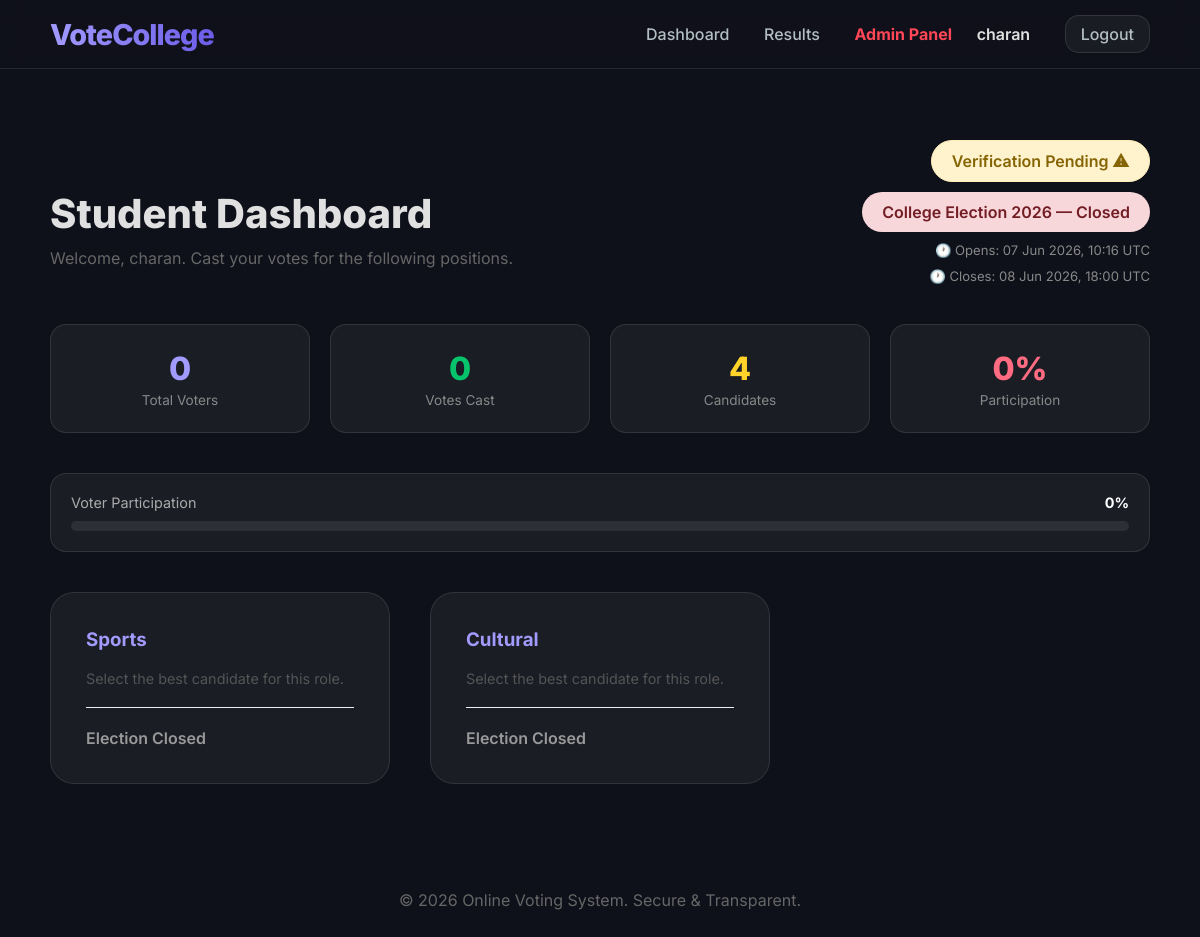
/dashboard/ (signed in), run on the app's committed database.
### election/models.py (models this page shows, shortened)
class Student(AbstractUser):
    student_id = models.CharField(max_length=20, unique=True)
    department = models.CharField(max_length=100)
    is_verified = models.BooleanField(default=False)

class ElectionStatus(models.Model):
    is_open = models.BooleanField(default=False)
    results_published = models.BooleanField(default=False)
    title = models.CharField(max_length=200, default="College Election 2026")
    start_time = models.DateTimeField(null=True, blank=True, help_text="Voting opens automatically at this time")
    end_time = models.DateTimeField(null=True, blank=True, help_text="Voting closes automatically at this time")
    class Meta:
        verbose_name_plural = "Election Status"
    def is_currently_open(self):
        if not self.is_open:
            return False
        now = timezone.now()
        if self.start_time and now < self.start_time:
            return False
        if self.end_time and now > self.end_time:
            return False
        return True

class Position(models.Model):
    name = models.CharField(max_length=100, unique=True)

### election/views.py (the view)
# urls.py: path('dashboard/', views.dashboard_view, name='dashboard'),
@login_required
def dashboard_view(request):
    positions = Position.objects.all()
    election_status = ElectionStatus.objects.first()
    voted_positions = Vote.objects.filter(voter=request.user).values_list('position_id', flat=True)
    total_voters = Student.objects.filter(is_superuser=False, is_staff=False).count()
    votes_cast = Vote.objects.values('voter').distinct().count()
    total_candidates = Candidate.objects.count()
    participation_pct = round((votes_cast / total_voters * 100), 1) if total_voters > 0 else 0
    context = {
        'positions': positions,
        'voted_positions': voted_positions,
        'election_status': election_status,
        'is_verified': request.user.is_verified,
        'total_voters': total_voters,
        'votes_cast': votes_cast,
        'total_candidates': total_candidates,
        'participation_pct': participation_pct,
    }
    return render(request, 'election/dashboard.html', context)

### templates/election/dashboard.html (shortened to what this page needs)
{% extends 'base.html' %}
{% load static %}
{% block content %}
<div class="dashboard-container">
    <div style="margin-bottom: 40px; display: flex; justify-content: space-between; align-items: flex-end; flex-wrap: wrap; gap: 15px;">
        <div>
            <h1 style="margin: 0; font-weight: 800; font-size: 2.5rem;">Student Dashboard</h1>
            <p style="color: #666; margin-top: 10px;">Welcome, {{ user.username }}. Cast your votes for the following positions.</p>
        </div>
        <div style="text-align: right; display: flex; flex-direction: column; gap: 10px; align-items: flex-end;">
            {% if is_verified %}
                <div style="display: inline-block; padding: 10px 20px; border-radius: 50px; background: #e7f3ff; color: #007bff; font-weight: 600; border: 1px solid #cce5ff;">
                    Verified Voter ✓
                </div>
            {% else %}
                <div style="display: inline-block; padding: 10px 20px; border-radius: 50px; background: #fff3cd; color: #856404; font-weight: 600; border: 1px solid #ffeeba;">
                    Verification Pending ⚠
                </div>
            {% endif %}
            {% if election_status %}
                <div style="display: inline-block; padding: 10px 20px; border-radius: 50px; background: {% if election_status.is_currently_open %}#d4edda{% else %}#f8d7da{% endif %}; color: {% if election_status.is_currently_open %}#155724{% else %}#721c24{% endif %}; font-weight: 600;">
                    {{ election_status.title }} — {% if election_status.is_currently_open %}Open{% else %}Closed{% endif %}
                </div>
                {% if election_status.start_time %}
                    <div style="font-size: 0.82rem; color: #888;">
                        🕐 Opens: {{ election_status.start_time|date:"d M Y, H:i" }} UTC
                    </div>
                {% endif %}
                {% if election_status.end_time %}
                    <div style="font-size: 0.82rem; color: #888;">
                        🕐 Closes: {{ election_status.end_time|date:"d M Y, H:i" }} UTC
                    </div>
                {% endif %}
            {% endif %}
        </div>
    </div>
    <div style="display: grid; grid-template-columns: repeat(4, 1fr); gap: 20px; margin-bottom: 40px;">
        <div style="background: var(--glass-bg); border: 1px solid var(--glass-border); border-radius: 16px; padding: 24px; text-align: center;">
            <div style="font-size: 2rem; font-weight: 800; color: var(--accent-color);">{{ total_voters }}</div>
            <div style="font-size: 0.85rem; color: #888; margin-top: 4px;">Total Voters</div>
        </div>
        <div style="background: var(--glass-bg); border: 1px solid var(--glass-border); border-radius: 16px; padding: 24px; text-align: center;">
            <div style="font-size: 2rem; font-weight: 800; color: #05c46b;">{{ votes_cast }}</div>
            <div style="font-size: 0.85rem; color: #888; margin-top: 4px;">Votes Cast</div>
        </div>
        <div style="background: var(--glass-bg); border: 1px solid var(--glass-border); border-radius: 16px; padding: 24px; text-align: center;">
            <div style="font-size: 2rem; font-weight: 800; color: #ffd32a;">{{ total_candidates }}</div>
            <div style="font-size: 0.85rem; color: #888; margin-top: 4px;">Candidates</div>
        </div>
        <div style="background: var(--glass-bg); border: 1px solid var(--glass-border); border-radius: 16px; padding: 24px; text-align: center;">
            <div style="font-size: 2rem; font-weight: 800; color: #ff6b81;">{{ participation_pct }}%</div>
            <div style="font-size: 0.85rem; color: #888; margin-top: 4px;">Participation</div>
        </div>
    </div>
    <div style="background: var(--glass-bg); border: 1px solid var(--glass-border); border-radius: 16px; padding: 20px; margin-bottom: 40px;">
        <div style="display: flex; justify-content: space-between; margin-bottom: 10px;">
            <span style="font-size: 0.9rem; color: #aaa;">Voter Participation</span>
            <span style="font-size: 0.9rem; font-weight: 700; color: #fff;">{{ participation_pct }}%</span>
        </div>
        <div style="background: rgba(255,255,255,0.08); border-radius: 50px; height: 10px; overflow: hidden;">
        </div>
    </div>
    <div class="grid">
        {% for position in positions %}
            <div class="position-card">
                <h3 style="margin-top: 0; color: var(--accent-color);">{{ position.name }}</h3>
                <p style="font-size: 0.9rem; color: #555;">Select the best candidate for this role.</p>
                <hr style="border: 0; border-top: 1px solid #eee; margin: 20px 0;">
                <div style="display: flex; justify-content: space-between; align-items: center;">
                    {% if position.id in voted_positions %}
                        <span style="color: #28a745; font-weight: 700; display: flex; align-items: center;">
                            <svg width="20" height="20" viewBox="0 0 20 20" fill="currentColor" style="margin-right: 5px;">
                                <path fill-rule="evenodd" d="M10 18a8 8 0 100-16 8 8 0 000 16zm3.707-9.293a1 1 0 00-1.414-1.414L9 10.586 7.707 9.293a1 1 0 00-1.414 1.414l2 2a1 1 0 001.414 0l4-4z" clip-rule="evenodd" />
                            </svg>
                            Voted
                        </span>
                        <a href="{% url 'results' %}" class="btn btn-outline" style="padding: 8px 15px; font-size: 0.8rem;">View Standings</a>
                    {% else %}
                        {% if election_status.is_currently_open %}
                            <a href="{% url 'vote' position.id %}" class="btn btn-primary">Cast Your Vote</a>
                        {% else %}
                            <span style="color: #999; font-weight: 600;">Election Closed</span>
                        {% endif %}
                    {% endif %}
                </div>
            </div>
        {% empty %}
            <div style="grid-column: span 3; text-align: center; padding: 50px; background: white; border-radius: 20px;">
                <h3>No active positions at the moment.</h3>
                <p>Check back soon once the administration starts the election.</p>
            </div>
        {% endfor %}
    </div>
</div>
{% endblock %}

### templates/base.html (shortened to what this page needs)
{% load static %}
<!DOCTYPE html>
<html lang="en">
<head>
    <link rel="stylesheet" href="{% static 'css/style.css' %}">
</head>
<body>
    <nav class="navbar">
        <a href="{% url 'home' %}" class="nav-logo">VoteCollege</a>
        <div class="nav-links">
            {% if user.is_authenticated %}
                <a href="{% url 'dashboard' %}">Dashboard</a>
                <a href="{% url 'results' %}">Results</a>
                {% if user.is_staff %}
                    <a href="/admin/" style="color: #ff4757; font-weight: 700;">Admin Panel</a>
                {% endif %}
                <span style="margin-left: 20px; font-weight: 600;">{{ user.username }}</span>
                <a href="{% url 'logout' %}" class="btn btn-outline" style="padding: 8px 15px;">Logout</a>
            {% else %}
                <a href="{% url 'login' %}">Login</a>
                <a href="{% url 'register' %}" class="btn btn-primary" style="padding: 8px 15px;">Register</a>
            {% endif %}
        </div>
    </nav>
    {% block content %}{% endblock %}
    <footer style="text-align: center; padding: 40px; color: #666;">
        <p>&copy; 2026 Online Voting System. Secure & Transparent.</p>
    </footer>
</body>
</html>

### static/css/style.css (style rules this page uses)
:root { --primary-gradient: linear-gradient(135deg, #667eea 0%, #764ba2 100%); --mesh-gradient: radial-gradient(at 0% 0%, hsla(253,16%,7%,1) 0, transparent 50%), radial-gradient(at 50% 0%, hsla(225,39%,30%,1) 0, transparent 50%), radial-gradient(at 100% 0%, hsla(339,49%,30%,1) 0, transparent 50%); --accent-color: #a29bfe; --text-color: #ffffff; --glass-bg: rgba(255, 255, 255, 0.05); --glass-border: rgba(255, 255, 255, 0.1); --input-bg: rgba(255, 255, 255, 0.08); }
body { font-family: 'Inter', sans-serif; background-color: #0f111a; color: #e0e0e0; margin: 0; min-height: 100vh; overflow-x: hidden; }
.navbar { background: rgba(15, 17, 26, 0.8); backdrop-filter: blur(10px); border-bottom: 1px solid var(--glass-border); padding: 15px 50px; display: flex; justify-content: space-between; align-items: center; position: fixed; width: 100%; box-sizing: border-box; top: 0; z-index: 1000; }
.nav-logo { font-size: 1.8rem; font-weight: 800; letter-spacing: -1px; background: linear-gradient(to right, #a29bfe, #6c5ce7); -webkit-background-clip: text; -webkit-text-fill-color: transparent; text-decoration: none; }
.nav-links a { margin-left: 30px; text-decoration: none; color: #b2bec3; font-weight: 500; transition: all 0.3s; }
.btn { padding: 14px 28px; border-radius: 14px; border: none; font-weight: 700; cursor: pointer; transition: all 0.4s cubic-bezier(0.175, 0.885, 0.32, 1.275); text-decoration: none; display: inline-block; text-align: center; }
.btn-outline { border: 1px solid var(--glass-border); color: #fff; background: rgba(255, 255, 255, 0.05); }
.dashboard-container { padding: 120px 50px 50px; max-width: 1300px; margin: 0 auto; }
.grid { display: grid; grid-template-columns: repeat(auto-fill, minmax(320px, 1fr)); gap: 40px; }
.position-card { background: var(--glass-bg); backdrop-filter: blur(10px); border: 1px solid var(--glass-border); border-radius: 24px; padding: 35px; transition: all 0.4s; }

### data on the page
Student: username "charan"
ElectionStatus: title "College Election 2026", start_time "07 Jun 2026, 10:16", end_time "08 Jun 2026, 18:00"
Position: name "Sports", shows "Election Closed"
Position: name "Cultural", shows "Election Closed"

### other printed values
{{ total_voters }} "0"
{{ votes_cast }} "0"
{{ total_candidates }} "4"
{{ participation_pct }} "0"
